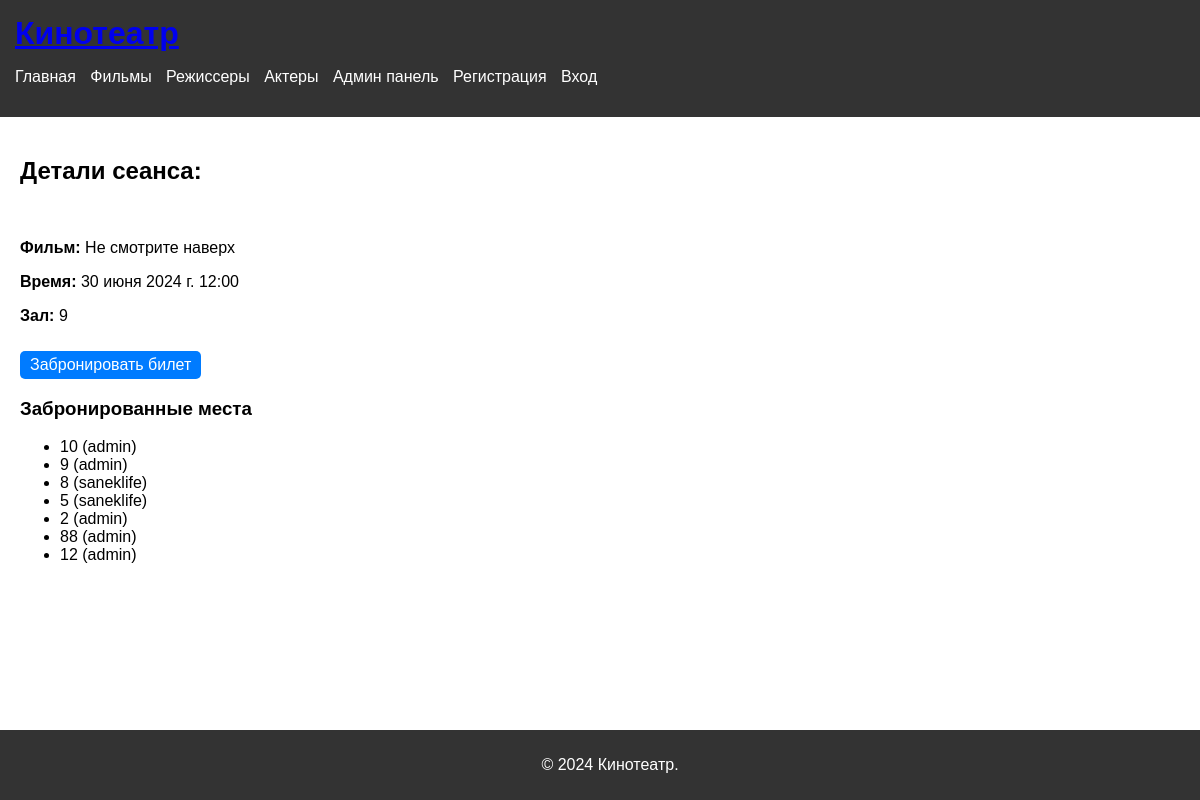
The app's page /session/1/, older data.
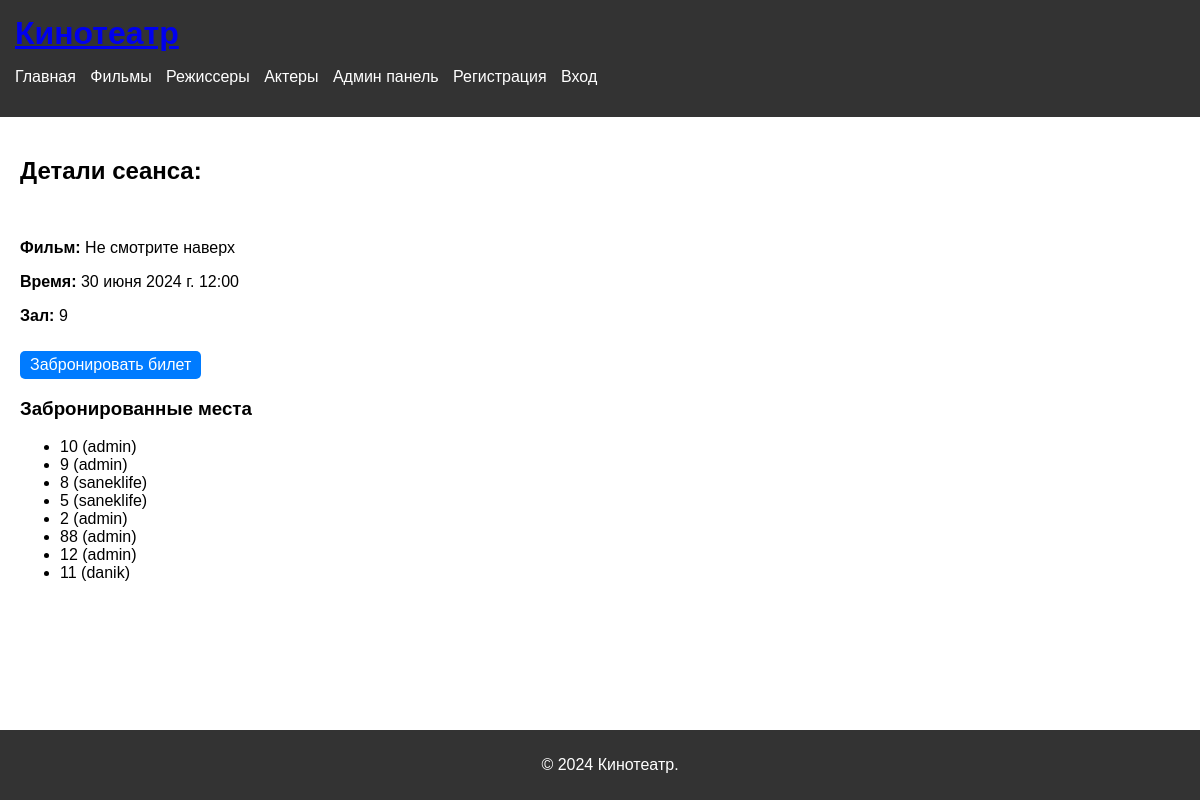
The same page, newer data.
### kinoteatr/models.py (models this page shows, shortened)
class Ticket(models.Model):
    user = models.ForeignKey(User, on_delete=models.CASCADE)
    session = models.ForeignKey(Session, on_delete=models.CASCADE)
    seat = models.CharField(max_length=10)

### kinoteatr/views.py (the view)
# urls.py: path('session/<int:pk>/', views.session_detail, name='session_detail'),
def session_detail(request, pk):
    session = get_object_or_404(Session, pk=pk)
    return render(request, 'cinema/session_detail.html', {'session': session})

### kinoteatr/templates/cinema/session_detail.html (shortened to what this page needs)
{% extends 'cinema/base.html' %}
{% block content %}
<h2>Детали сеанса: </h2>
<p><strong>Фильм:</strong> {{ session.movie.title }}</p>
<p><strong>Время:</strong> {{ session.time }}</p>
<p><strong>Зал:</strong> {{ session.hall }}</p>
<a href="{% url 'book_ticket' session.pk %}" class="movie-link">Забронировать билет</a>
<h3>Забронированные места</h3>
<ul>
    {% for ticket in session.ticket_set.all %}
    <li>{{ ticket.seat }} ({{ ticket.user.username }})</li>
    {% endfor %}
</ul>
{% endblock %}

Row changes from the older to the newer data that the page shows:
added Ticket: seat "11", user.username "danik"
